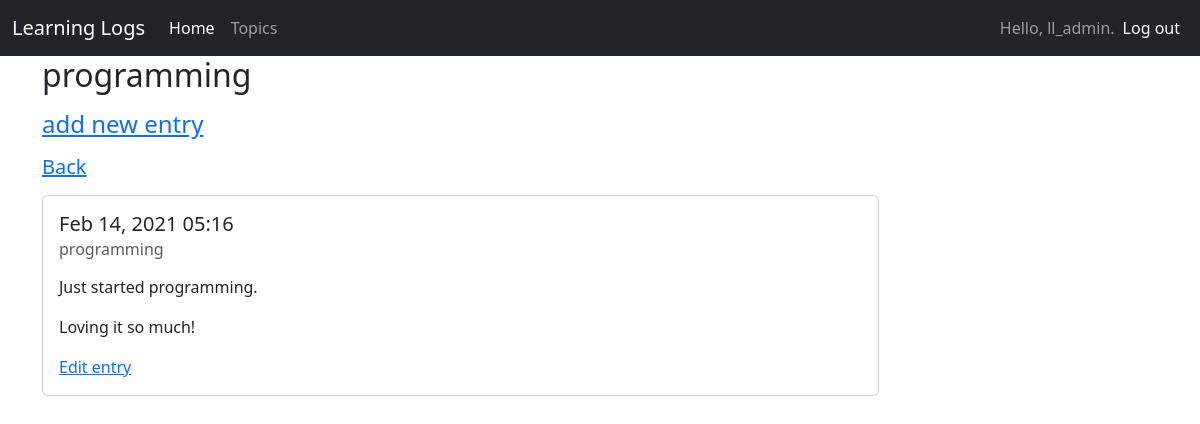
The page /topics/3/ (signed in) on the database its author committed.
### learning_logs/models.py (models this page shows, shortened)
class Topic(models.Model):
    text = models.CharField(max_length=200)
    date_added = models.DateTimeField(auto_now_add=True)
    owner = models.ForeignKey(User, on_delete=models.CASCADE)
    def __str__(self):
        return self.text

class Entry(models.Model):
    topic = models.ForeignKey(Topic, on_delete=models.CASCADE)
    text = models.TextField()
    date_added = models.DateTimeField(auto_now_add=True)
    class Meta:
        verbose_name_plural = 'entries'

### learning_logs/views.py (the view)
# urls.py: url(r'^topics/(?P<topic_id>\d+)/$', views.topic, name='topic'),
@login_required
def topic(request, topic_id):
    topic = Topic.objects.get(id=topic_id)
    check_topic_owner(request, topic)
    entries = topic.entry_set.order_by('-date_added')
    context = {'topic': topic, 'entries': entries}
    return render(request, 'learning_logs/topic.html', context)

### learning_logs/views.py (called while the page is built)
def check_topic_owner(request, tpc):
    if tpc.owner != request.user:
        raise Http404

### learning_logs/templates/learning_logs/topic.html
{% extends 'learning_logs/base.html' %}
{% block header %}
    <h2>{{ topic }}</h2>
{% endblock header %}
{% block content %}
    <p>
        <h4>
            <a href="{% url 'learning_logs:new_entry' topic.id %}">add new entry</a>
        </h4>
    </p>
    <p>
        <h5>
            <a href="{% url 'learning_logs:topics' %}">Back</a>
        </h5>
    </p>
    {% for entry in entries %}
        <div class="card" style="width: 75%;">
          <div class="card-body">
            <h5 class="card-title">{{ entry.date_added|date:'M d, Y H:i' }}</h5>
            <h6 class="card-subtitle mb-2 text-muted">{{ topic }}</h6>
            <p class="card-text">{{ entry.text|linebreaks}}</p>
            <a href="{% url 'learning_logs:edit_entry' entry.id %}" class="card-link">Edit entry</a>
          </div>
        </div>
    {% empty %}
        There are no entries for this topic yet.
    {% endfor %}
{% endblock content %}

### learning_logs/templates/learning_logs/base.html (shortened to what this page needs)
{% load bootstrap5 %}
<!DOCTYPE html>
<html lang="en">
    <head>
        {% bootstrap_css %}
    </head>
    <body>
        <nav class="navbar navbar-expand-lg navbar-dark bg-dark">
          <div class="container-fluid">
            <a class="navbar-brand" href="{% url 'learning_logs:index' %}">Learning Logs</a>
            <div class="collapse navbar-collapse" id="navbarSupportedContent">
              <ul class="navbar-nav me-auto mb-2 mb-lg-0">
                <li class="nav-item">
                  <a class="nav-link active" aria-current="page" href="{% url 'learning_logs:index' %}">Home</a>
                </li>
                <li class="nav-item">
                  <a class="nav-link" href="{% url 'learning_logs:topics' %}">Topics</a>
                </li>
              </ul>
                <ul class="nav navbar-nav navbar-right">
                    {% if user.is_authenticated %}
                        <span class="navbar-text">
                          Hello, {{ user.username }}.
                        </span>
                    <li class="nav-item">
                          <a class="nav-link active" href="{% url 'users:logout' %}">Log out</a>
                    </li>
                    {% endif %}
                </ul>
            </div>
          </div>
        </nav>
        <div class="container">
            <div class="page-header">
                {% block header %}{% endblock header %}
            </div>
            <div>
                {% block content %}{% endblock content %}
            </div>
        </div>
    </body>
</html>

### rows shown on the page
Topic: text "programming"
Entry: date_added "Feb 14, 2021 05:16", text "Just started programming. Loving it so much!"

### other values the page prints
{{ user.username }} "ll_admin"
